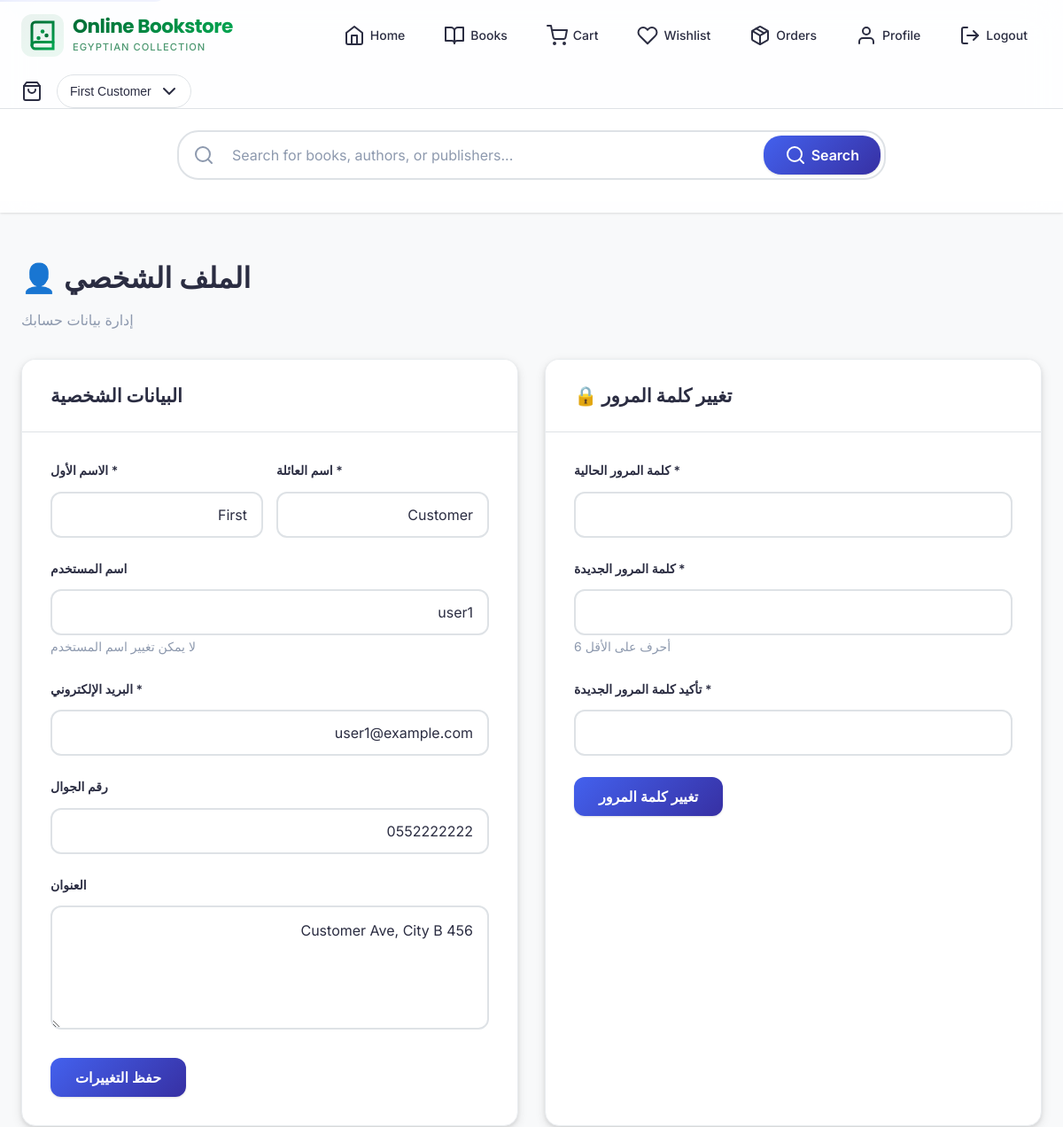
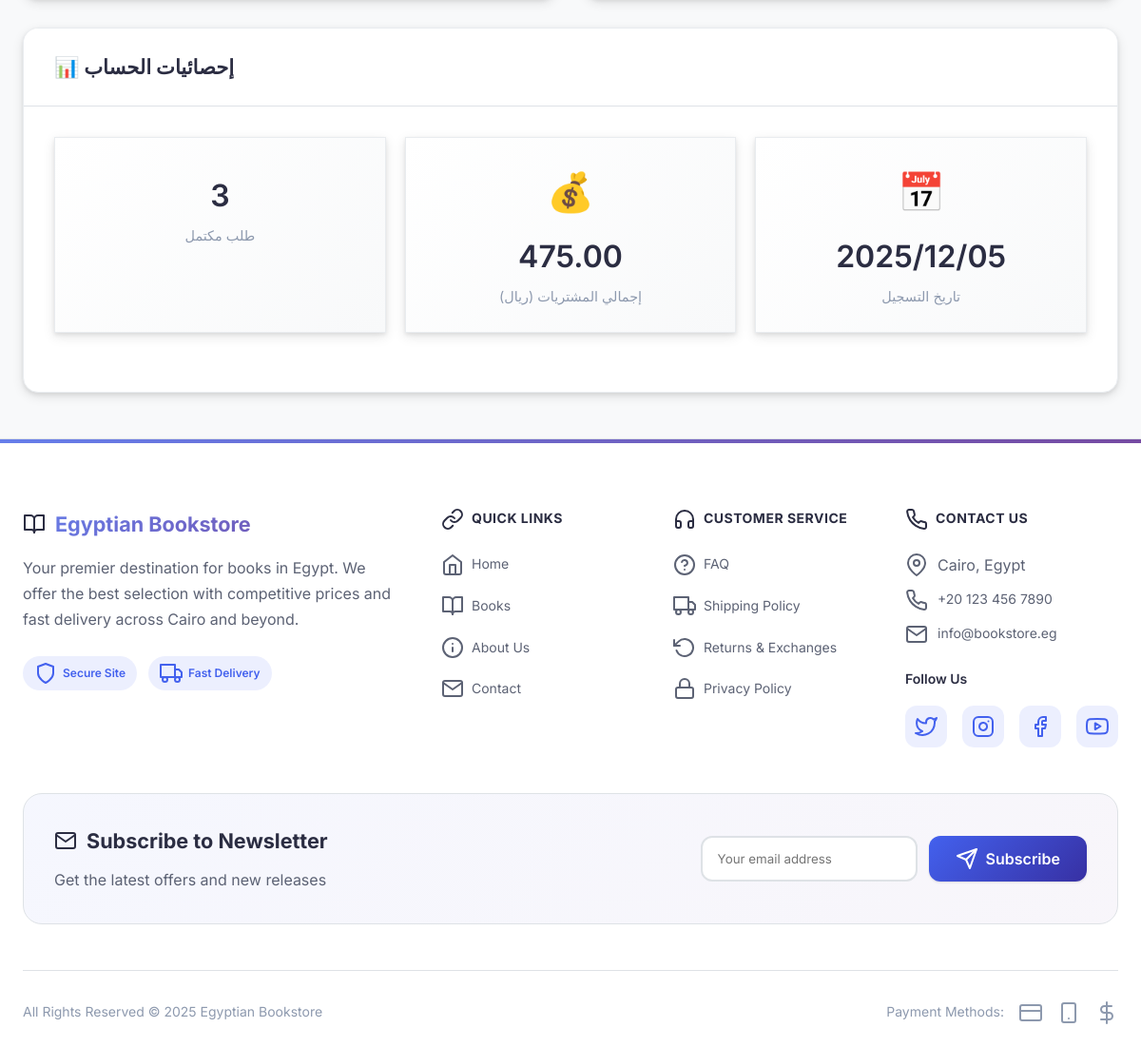
Screenshot of /customer/profile.php (signed in) with the database file from the repository (2 pictures, top to bottom).
### tables this page shows
CREATE TABLE customers (
    id INT AUTO_INCREMENT PRIMARY KEY,
    username VARCHAR(100) UNIQUE NOT NULL,
    password_hash VARCHAR(255) NOT NULL,
    first_name VARCHAR(100) NOT NULL,
    last_name VARCHAR(100) NOT NULL,
    email VARCHAR(255) UNIQUE NOT NULL,
    phone VARCHAR(20),
    address TEXT,
    is_admin TINYINT(1) DEFAULT 0,
    created_at TIMESTAMP DEFAULT CURRENT_TIMESTAMP
);

### includes/db.php (called while the page is built, shortened)
<?php
$use_mysqli = extension_loaded('mysqli');
$use_pdo = extension_loaded('pdo_mysql');
function getDBConnection() {
    global $use_mysqli, $use_pdo;
    static $conn = null;
    if ($conn === null) {
        if ($use_mysqli) {
            $conn = new mysqli(DB_HOST, DB_USER, DB_PASS, DB_NAME);
            $conn->set_charset(DB_CHARSET);
        } else {
            die("خطأ: لم يتم العثور على درايفر MySQL. يرجى تثبيت mysqli أو PDO MySQL.");
        }
    }
    return $conn;
}
function dbQuerySingle($sql, $params = []) {
    global $use_mysqli;
    $conn = getDBConnection();
    if ($use_mysqli) {
        $stmt = $conn->prepare($sql);
        if (!empty($params)) {
            $types = str_repeat('s', count($params));
            $stmt->bind_param($types, ...$params);
        }
        $stmt->execute();
        $result = $stmt->get_result();
        $data = $result->fetch_assoc();
        return $data;
    } else {
        $stmt = $conn->prepare($sql);
        $stmt->execute($params);
        return $stmt->fetch();
    }
}
?>

### customer/profile.php (the view, shortened to what this page needs)
<?php
require_once '../includes/db.php';
$customerId = getCurrentUserId();
$customer = dbQuerySingle("SELECT * FROM customers WHERE id = ?", [$customerId]);
require_once '../includes/header.php';
?>
<div class="page-header">
    <h1>👤 الملف الشخصي</h1>
    <p>إدارة بيانات حسابك</p>
</div>
<div style="display: grid; grid-template-columns: 1fr 1fr; gap: 30px;">
    <div class="card">
        <div class="card-header">
            <h3><i class="ph ph-user-circle"></i> البيانات الشخصية</h3>
        </div>
        <div class="card-body">
            <form method="POST" action="">
                <div style="display: grid; grid-template-columns: 1fr 1fr; gap: 15px;">
                    <div class="form-group">
                        <label for="first_name">الاسم الأول *</label>
                        <input type="text" id="first_name" name="first_name" class="form-control" required
                               value="<?php echo htmlspecialchars($customer['first_name']); ?>">
                    </div>
                    <div class="form-group">
                        <label for="last_name">اسم العائلة *</label>
                        <input type="text" id="last_name" name="last_name" class="form-control" required
                               value="<?php echo htmlspecialchars($customer['last_name']); ?>">
                    </div>
                </div>
                <div class="form-group">
                    <label for="username">اسم المستخدم</label>
                    <input type="text" class="form-control" value="<?php echo htmlspecialchars($customer['username']); ?>" readonly>
                    <small class="form-hint">لا يمكن تغيير اسم المستخدم</small>
                </div>
                <div class="form-group">
                    <label for="email">البريد الإلكتروني *</label>
                    <input type="email" id="email" name="email" class="form-control" required
                           value="<?php echo htmlspecialchars($customer['email']); ?>">
                </div>
                <div class="form-group">
                    <label for="phone">رقم الجوال</label>
                    <input type="tel" id="phone" name="phone" class="form-control"
                           value="<?php echo htmlspecialchars($customer['phone']); ?>">
                </div>
                <div class="form-group">
                    <label for="address">العنوان</label>
                    <textarea id="address" name="address" class="form-control"><?php echo htmlspecialchars($customer['address']); ?></textarea>
                </div>
                <button type="submit" class="btn btn-primary">حفظ التغييرات</button>
            </form>
        </div>
    </div>
    <div class="card">
        <div class="card-header">
            <h3>🔒 تغيير كلمة المرور</h3>
        </div>
        <div class="card-body">
            <form method="POST" action="">
                <div class="form-group">
                    <label for="current_password">كلمة المرور الحالية *</label>
                    <input type="password" id="current_password" name="current_password" class="form-control" required>
                </div>
                <div class="form-group">
                    <label for="new_password">كلمة المرور الجديدة *</label>
                    <input type="password" id="new_password" name="new_password" class="form-control" required>
                    <small class="form-hint">6 أحرف على الأقل</small>
                </div>
                <div class="form-group">
                    <label for="confirm_password">تأكيد كلمة المرور الجديدة *</label>
                    <input type="password" id="confirm_password" name="confirm_password" class="form-control" required>
                </div>
                <button type="submit" class="btn btn-primary">تغيير كلمة المرور</button>
            </form>
        </div>
    </div>
</div>
<div class="card" style="margin-top: 30px;">
    <div class="card-header">
        <h3>📊 إحصائيات الحساب</h3>
    </div>
    <div class="card-body">
        <?php
        $stats = dbQuerySingle(
            "SELECT
                COUNT(*) as order_count,
                COALESCE(SUM(total_amount), 0) as total_spent
             FROM sales WHERE customer_id = ?",
            [$customerId]
        );
        ?>
        <div class="dashboard-grid">
            <div class="stat-card">
                <div class="value"><?php echo $stats['order_count']; ?></div>
                <div class="label">طلب مكتمل</div>
            </div>
            <div class="stat-card">
                <div class="icon">💰</div>
                <div class="value"><?php echo number_format($stats['total_spent'], 2); ?></div>
                <div class="label">إجمالي المشتريات (ريال)</div>
            </div>
            <div class="stat-card">
                <div class="icon">📅</div>
                <div class="value"><?php echo date('Y/m/d', strtotime($customer['created_at'])); ?></div>
                <div class="label">تاريخ التسجيل</div>
            </div>
        </div>
    </div>
</div>
<?php require_once '../includes/footer.php'; ?>

### rows the page displays
customers: first_name "First", last_name "Customer", username "user1", email "user1@example.com", phone "0552222222", address "456 Customer Ave, City B", created_at "2025/12/05"

### other values shown
getCurrentUserName() "First Customer"
$stats['order_count'] "3"
$stats['total_spent'] "475.00"
